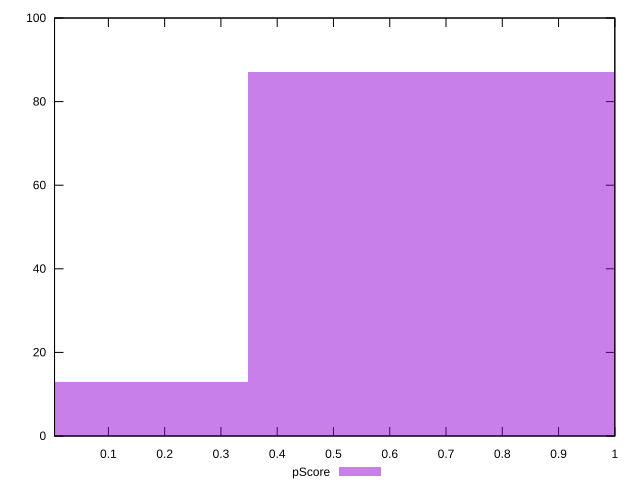

This figure's gnuplot source:
reset

$pScore <<EOF
0 13
0.6962611389803273 87
EOF

set key outside below
set boxwidth 0.6962611389803273
set xrange [0.00429244767046133:0.9999993380488856]
set yrange [0:100]
set trange [0:100]
set style fill transparent solid 0.5 noborder
set terminal svg size 640, 490 enhanced background rgb 'white'
set output "report_00017_2021-02-10T15-08-03.406Z/estimated-input-latency/samples/pages+cached/pScore/histogram.svg"

plot $pScore title "pScore" with boxes

reset
